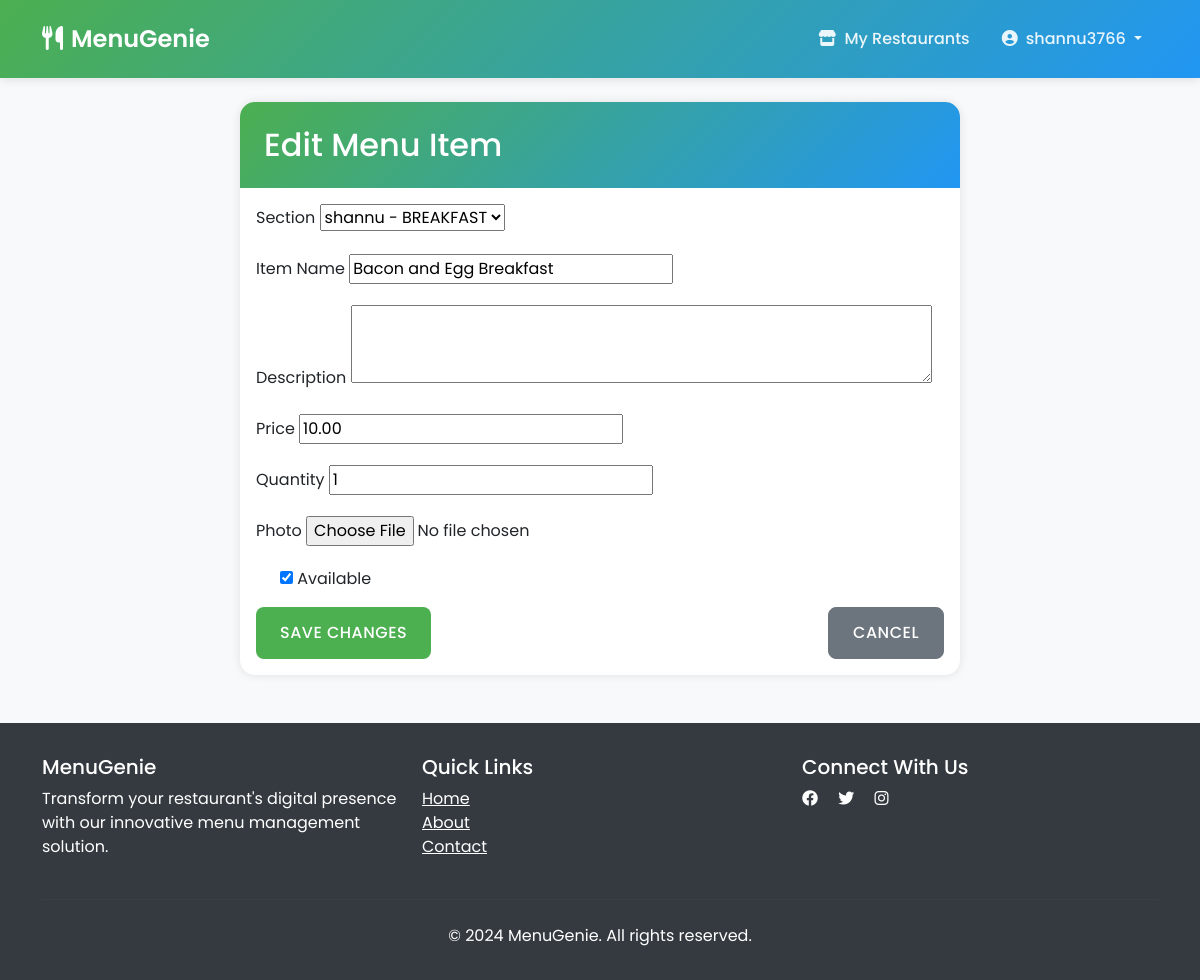
Screenshot of /menu/manage-menu/4/edit-item/5/ (signed in) with the database file from the repository.
### accounts/models.py (models this page shows, shortened)
class CustomUser(AbstractUser):
    email = models.EmailField(unique=True)
    phone_number = models.CharField(max_length=15, blank=True)
    address = models.TextField(blank=True)
    is_restaurant_owner = models.BooleanField(default=False)
    email_verification_token = models.CharField(max_length=6, null=True, blank=True)
    email_verification_token_created_at = models.DateTimeField(null=True, blank=True)
    email_verified = models.BooleanField(default=False)

### menu/models.py (models this page shows, shortened)
class MenuItem(models.Model):
    menu = models.ForeignKey(MenuLink, on_delete=models.CASCADE, related_name='items')
    section = models.ForeignKey(MenuSection, on_delete=models.SET_NULL, null=True, blank=True, related_name='items')
    name = models.CharField(max_length=100)
    description = models.TextField(blank=True)
    price = models.DecimalField(max_digits=10, decimal_places=2)
    quantity = models.PositiveIntegerField(default=1)
    photo = models.ImageField(upload_to='menu_items/', null=True, blank=True)
    is_available = models.BooleanField(default=True)
    created_at = models.DateTimeField(auto_now_add=True)
    updated_at = models.DateTimeField(auto_now=True)
    class Meta:
        ordering = ['section__name', 'name']

### menu/views.py (the view)
# urls.py: path('manage-menu/<int:menu_id>/edit-item/<int:item_id>/', views.edit_menu_item, name='edit_item'),
@login_required
def edit_menu_item(request, menu_id, item_id):
    menu_link = get_object_or_404(MenuLink, id=menu_id, user=request.user)
    menu_item = get_object_or_404(MenuItem, id=item_id, menu=menu_link)
    if request.method == 'POST':
        form = MenuItemForm(request.POST, request.FILES, instance=menu_item)
        if form.is_valid():
            form.save()
            messages.success(request, 'Menu item updated successfully!')
            return redirect('menu:manage_menu', menu_id=menu_id)
    else:
        form = MenuItemForm(instance=menu_item)
    return render(request, 'menu/edit_menu_item.html', {
        'form': form,
        'menu_link': menu_link,
        'menu_item': menu_item
    })

### menu/forms.py
class MenuItemForm(forms.ModelForm):
    class Meta:
        model = MenuItem
        fields = ['section', 'name', 'description', 'price', 'quantity', 'photo', 'is_available']
        widgets = {
            'description': forms.Textarea(attrs={'rows': 3}),
            'price': forms.NumberInput(attrs={'step': '0.01', 'min': '0'}),
            'quantity': forms.NumberInput(attrs={'min': '1'}),
        }

### menu/models.py (called while the page is built)
    def __str__(self):
        return f"{self.menu.restaurant_name} - {self.name}"

### menu/templates/menu/edit_menu_item.html (shortened to what this page needs)
{% extends 'base.html' %}
{% block content %}
<div class="container mt-4">
    <div class="row justify-content-center">
        <div class="col-md-8">
            <div class="card">
                <div class="card-header">
                    <h2 class="mb-0">Edit Menu Item</h2>
                </div>
                <div class="card-body">
                    <form method="post" enctype="multipart/form-data">
                        <div class="mb-3">
                            <label for="{{ form.section.id_for_label }}" class="form-label">Section</label>
                            {{ form.section }}
                        </div>
                        <div class="mb-3">
                            <label for="{{ form.name.id_for_label }}" class="form-label">Item Name</label>
                            {{ form.name }}
                        </div>
                        <div class="mb-3">
                            <label for="{{ form.description.id_for_label }}" class="form-label">Description</label>
                            {{ form.description }}
                        </div>
                        <div class="mb-3">
                            <label for="{{ form.price.id_for_label }}" class="form-label">Price</label>
                            {{ form.price }}
                        </div>
                        <div class="mb-3">
                            <label for="{{ form.quantity.id_for_label }}" class="form-label">Quantity</label>
                            {{ form.quantity }}
                        </div>
                        <div class="mb-3">
                            <label for="{{ form.photo.id_for_label }}" class="form-label">Photo</label>
                            {{ form.photo }}
                        </div>
                        <div class="mb-3 form-check">
                            {{ form.is_available }}
                            <label class="form-check-label" for="{{ form.is_available.id_for_label }}">
                                Available
                            </label>
                        </div>
                        <div class="d-flex justify-content-between">
                            <button type="submit" class="btn btn-primary">Save Changes</button>
                            <a href="{% url 'menu:manage_menu' menu_id=menu_link.id %}" class="btn btn-secondary">Cancel</a>
                        </div>
                    </form>
                </div>
            </div>
        </div>
    </div>
</div>
{% endblock %}

### accounts/templates/base.html (shortened to what this page needs)
<!DOCTYPE html>
<html lang="en">
<head>
    <link href="https://cdn.jsdelivr.net/npm/bootstrap@5.3.0/dist/css/bootstrap.min.css" rel="stylesheet">
    <link href="https://cdnjs.cloudflare.com/ajax/libs/font-awesome/6.4.0/css/all.min.css" rel="stylesheet">
    <link rel="stylesheet" href="https://cdnjs.cloudflare.com/ajax/libs/animate.css/4.1.1/animate.min.css">
</head>
<body>
    <nav class="navbar navbar-expand-lg navbar-dark">
        <div class="container">
            <a class="navbar-brand" href="{% url 'home' %}">
                <i class="fas fa-utensils me-2"></i>MenuGenie
            </a>
            <div class="collapse navbar-collapse" id="navbarNav">
                <ul class="navbar-nav ms-auto">
                    {% if user.is_authenticated %}
                        <li class="nav-item">
                            <a class="nav-link" href="{% url 'menu:my_restaurants' %}">
                                <i class="fas fa-store me-1"></i> My Restaurants
                            </a>
                        </li>
                        <li class="nav-item dropdown">
                            <a class="nav-link dropdown-toggle" href="#" id="navbarDropdown" role="button" data-bs-toggle="dropdown">
                                <i class="fas fa-user-circle me-1"></i> {{ user.username }}
                            </a>
                        </li>
                    {% endif %}
                </ul>
            </div>
        </div>
    </nav>
    <div class="container mt-4">
        {% block content %}
        {% endblock %}
    </div>
    <footer class="footer mt-5">
        <div class="container">
            <div class="row">
                <div class="col-md-4">
                    <h5>MenuGenie</h5>
                    <p>Transform your restaurant's digital presence with our innovative menu management solution.</p>
                </div>
                <div class="col-md-4">
                    <h5>Quick Links</h5>
                    <ul class="list-unstyled">
                        <li><a href="{% url 'home' %}" class="text-white">Home</a></li>
                        <li><a href="#" class="text-white">About</a></li>
                        <li><a href="#" class="text-white">Contact</a></li>
                    </ul>
                </div>
                <div class="col-md-4">
                    <h5>Connect With Us</h5>
                    <div class="social-links">
                        <a href="#" class="text-white me-3"><i class="fab fa-facebook"></i></a>
                        <a href="#" class="text-white me-3"><i class="fab fa-twitter"></i></a>
                        <a href="#" class="text-white me-3"><i class="fab fa-instagram"></i></a>
                    </div>
                </div>
            </div>
            <hr class="mt-4 mb-4" style="border-color: rgba(255,255,255,0.1);">
            <div class="text-center">
                <p class="mb-0">&copy; 2024 MenuGenie. All rights reserved.</p>
            </div>
        </div>
    </footer>
</body>
</html>

### accounts/templates/base.html (style rules this page uses)
:root { --primary-color: #4CAF50; --secondary-color: #2196F3; --accent-color: #FF9800; --text-color: #333; --light-bg: #f8f9fa; --dark-bg: #343a40; }
body { font-family: 'Poppins', sans-serif; background-color: var(--light-bg); color: var(--text-color); }
.navbar { background: linear-gradient(135deg, var(--primary-color), var(--secondary-color)); padding: 1rem 0; box-shadow: 0 2px 10px rgba(0,0,0,0.1); }
.navbar-brand { font-weight: 600; font-size: 1.5rem; color: white !important; }
.nav-link { color: rgba(255,255,255,0.9) !important; font-weight: 500; transition: all 0.3s ease; padding: 0.5rem 1rem !important; border-radius: 5px; }
.card { border: none; border-radius: 15px; box-shadow: 0 5px 15px rgba(0,0,0,0.05); transition: transform 0.3s ease, box-shadow 0.3s ease; overflow: hidden; }
.card-header { background: linear-gradient(135deg, var(--primary-color), var(--secondary-color)); color: white; border: none; padding: 1.5rem; }
.btn { padding: 0.8rem 1.5rem; border-radius: 8px; font-weight: 500; transition: all 0.3s ease; text-transform: uppercase; letter-spacing: 0.5px; }
.btn-primary { background: var(--primary-color); border: none; }
.footer { background: var(--dark-bg); color: white; padding: 2rem 0; margin-top: 3rem; }

### menu/templates/menu/edit_menu_item.html (style rules this page uses)
.form-check { margin-top: 1rem; }
.card { box-shadow: 0 0 10px rgba(0,0,0,0.1); }
.card-header { background-color: #f8f9fa; }

### rows the page displays
CustomUser: username "shannu3766"
MenuItem: section "shannu - BREAKFAST", name "Bacon and Egg Breakfast", price "10.00", quantity "1", is_available "☑"
